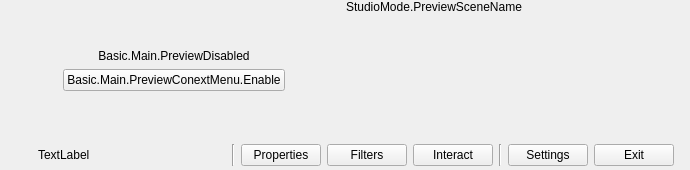
  <widget class="QWidget" name="centralwidget">
   <layout class="QVBoxLayout" name="verticalLayout">
	<property name="spacing">
	 <number>0</number>
	</property>
	<property name="leftMargin">
	 <number>4</number>
	</property>
	<property name="topMargin">
	 <number>0</number>
	</property>
	<property name="rightMargin">
	 <number>4</number>
	</property>
	<property name="bottomMargin">
	 <number>0</number>
	</property>
	<item>
	 <layout class="QHBoxLayout" name="horizontalLayout_2">
	  <item>
	   <layout class="QHBoxLayout" name="previewLayout">
		<property name="spacing">
		 <number>2</number>
		</property>
		<item>
		 <widget class="QFrame" name="previewDisabledWidget">
		  <property name="sizePolicy">
		   <sizepolicy hsizetype="Expanding" vsizetype="Expanding">
			<horstretch>0</horstretch>
			<verstretch>0</verstretch>
		   </sizepolicy>
		  </property>
		  <layout class="QVBoxLayout" name="verticalLayout_7">
		   <item>
			<spacer name="verticalSpacer_2">
			 <property name="orientation">
			  <enum>Qt::Vertical</enum>
			 </property>
			 <property name="sizeHint" stdset="0">
			  <size>
			   <width>20</width>
			   <height>40</height>
			  </size>
			 </property>
			</spacer>
		   </item>
		   <item>
			<widget class="QLabel" name="label">
			 <property name="sizePolicy">
			  <sizepolicy hsizetype="Preferred" vsizetype="Preferred">
			   <horstretch>0</horstretch>
			   <verstretch>0</verstretch>
			  </sizepolicy>
			 </property>
			 <property name="text">
			  <string>Basic.Main.PreviewDisabled</string>
			 </property>
			 <property name="alignment">
			  <set>Qt::AlignCenter</set>
			 </property>
			</widget>
		   </item>
		   <item>
			<layout class="QHBoxLayout" name="horizontalLayout">
			 <item>
			  <spacer name="horizontalSpacer_2">
			   <property name="orientation">
				<enum>Qt::Horizontal</enum>
			   </property>
			   <property name="sizeHint" stdset="0">
				<size>
				 <width>40</width>
				 <height>20</height>
				</size>
			   </property>
			  </spacer>
			 </item>
			 <item>
			  <widget class="QPushButton" name="enablePreviewButton">
			   <property name="text">
				<string>Basic.Main.PreviewConextMenu.Enable</string>
			   </property>
			  </widget>
			 </item>
			 <item>
			  <spacer name="horizontalSpacer_3">
			   <property name="orientation">
				<enum>Qt::Horizontal</enum>
			   </property>
			   <property name="sizeHint" stdset="0">
				<size>
				 <width>40</width>
				 <height>20</height>
				</size>
			   </property>
			  </spacer>
			 </item>
			</layout>
		   </item>
		   <item>
			<spacer name="verticalSpacer_3">
			 <property name="orientation">
			  <enum>Qt::Vertical</enum>
			 </property>
			 <property name="sizeHint" stdset="0">
			  <size>
			   <width>20</width>
			   <height>40</height>
			  </size>
			 </property>
			</spacer>
		   </item>
		  </layout>
		 </widget>
		</item>
		<item>
		 <layout class="QVBoxLayout" name="previewTextLayout">
		  <property name="spacing">
		   <number>0</number>
		  </property>
		  <item>
		   <widget class="QLabel" name="previewLabel">
			<property name="sizePolicy">
			 <sizepolicy hsizetype="Ignored" vsizetype="Preferred">
			  <horstretch>0</horstretch>
			  <verstretch>0</verstretch>
			 </sizepolicy>
			</property>
			<property name="text">
			 <string>StudioMode.PreviewSceneName</string>
			</property>
			<property name="alignment">
			 <set>Qt::AlignLeading|Qt::AlignLeft|Qt::AlignVCenter</set>
			</property>
			<property name="themeID" stdset="0">
			 <string>previewProgramLabels</string>
			</property>
		   </widget>
		  </item>
		  <item>
		   <widget class="OBSBasicPreview" name="preview">
			<property name="sizePolicy">
			 <sizepolicy hsizetype="Expanding" vsizetype="Expanding">
			  <horstretch>0</horstretch>
			  <verstretch>0</verstretch>
			 </sizepolicy>
			</property>
			<property name="minimumSize">
			 <size>
			  <width>32</width>
			  <height>32</height>
			 </size>
			</property>
			<property name="focusPolicy">
			 <enum>Qt::ClickFocus</enum>
			</property>
			<property name="contextMenuPolicy">
			 <enum>Qt::CustomContextMenu</enum>
			</property>
			<addaction name="actionRemoveSource"/>
		   </widget>
		  </item>
		 </layout>
		</item>
	   </layout>
	  </item>
	 </layout>
	</item>
	<item>
	 <widget class="QFrame" name="contextContainer">
	  <property name="sizePolicy">
	   <sizepolicy hsizetype="Preferred" vsizetype="Preferred">
		<horstretch>0</horstretch>
		<verstretch>0</verstretch>
	   </sizepolicy>
	  </property>
	  <property name="minimumSize">
	   <size>
		<width>0</width>
		<height>0</height>
	   </size>
	  </property>
	  <layout class="QHBoxLayout" name="horizontalLayout9">
	   <property name="spacing">
		<number>6</number>
	   </property>
	   <property name="sizeConstraint">
		<enum>QLayout::SetDefaultConstraint</enum>
	   </property>
	   <property name="leftMargin">
		<number>6</number>
	   </property>
	   <property name="topMargin">
		<number>4</number>
	   </property>
	   <property name="rightMargin">
		<number>6</number>
	   </property>
	   <property name="bottomMargin">
		<number>4</number>
	   </property>
	   <item>
		<widget class="QFrame" name="contextSubContainer">
		 <property name="sizePolicy">
		  <sizepolicy hsizetype="Preferred" vsizetype="Preferred">
		   <horstretch>0</horstretch>
		   <verstretch>0</verstretch>
		  </sizepolicy>
		 </property>
		 <property name="minimumSize">
		  <size>
		   <width>0</width>
		   <height>0</height>
		  </size>
		 </property>
		 <layout class="QHBoxLayout" name="horizontalLayout_5">
		  <property name="spacing">
		   <number>6</number>
		  </property>
		  <property name="leftMargin">
		   <number>0</number>
		  </property>
		  <property name="topMargin">
		   <number>0</number>
		  </property>
		  <property name="rightMargin">
		   <number>0</number>
		  </property>
		  <property name="bottomMargin">
		   <number>0</number>
		  </property>
		  <item>
		   <widget class="QLabel" name="contextSourceIcon">
			<property name="sizePolicy">
			 <sizepolicy hsizetype="Fixed" vsizetype="Fixed">
			  <horstretch>0</horstretch>
			  <verstretch>0</verstretch>
			 </sizepolicy>
			</property>
			<property name="minimumSize">
			 <size>
			  <width>22</width>
			  <height>22</height>
			 </size>
			</property>
			<property name="maximumSize">
			 <size>
			  <width>22</width>
			  <height>22</height>
			 </size>
			</property>
			<property name="text">
			 <string/>
			</property>
		   </widget>
		  </item>
		  <item>
		   <widget class="QLabel" name="contextSourceLabel">
			<property name="sizePolicy">
			 <sizepolicy hsizetype="Preferred" vsizetype="Fixed">
			  <horstretch>0</horstretch>
			  <verstretch>0</verstretch>
			 </sizepolicy>
			</property>
			<property name="minimumSize">
			 <size>
			  <width>160</width>
			  <height>22</height>
			 </size>
			</property>
			<property name="maximumSize">
			 <size>
			  <width>160</width>
			  <height>22</height>
			 </size>
			</property>
			<property name="text">
			 <string>TextLabel</string>
			</property>
		   </widget>
		  </item>
		  <item>
		   <widget class="QLabel" name="contextSourceIconSpacer">
			<property name="sizePolicy">
			 <sizepolicy hsizetype="Fixed" vsizetype="Fixed">
			  <horstretch>0</horstretch>
			  <verstretch>0</verstretch>
			 </sizepolicy>
			</property>
			<property name="minimumSize">
			 <size>
			  <width>22</width>
			  <height>22</height>
			 </size>
			</property>
			<property name="maximumSize">
			 <size>
			  <width>22</width>
			  <height>22</height>
			 </size>
			</property>
			<property name="text">
			 <string/>
			</property>
		   </widget>
		  </item>
		  <item>
		   <widget class="Line" name="line_3">
			<property name="orientation">
			 <enum>Qt::Vertical</enum>
			</property>
		   </widget>
		  </item>
		  <item>
		   <widget class="QPushButton" name="sourcePropertiesButton">
			<property name="sizePolicy">
			 <sizepolicy hsizetype="Minimum" vsizetype="Fixed">
			  <horstretch>0</horstretch>
			  <verstretch>0</verstretch>
			 </sizepolicy>
			</property>
			<property name="minimumSize">
			 <size>
			  <width>0</width>
			  <height>22</height>
			 </size>
			</property>
			<property name="toolTip">
			 <string>SourceProperties</string>
			</property>
			<property name="text">
			 <string>Properties</string>
			</property>
			<property name="icon">
			 <iconset resource="obs.qrc">
			  <normaloff>:/settings/images/settings/general.svg</normaloff>:/settings/images/settings/general.svg</iconset>
			</property>
			<property name="flat">
			 <bool>false</bool>
			</property>
			<property name="themeID2" stdset="0">
			 <string notr="true">contextBarButton</string>
			</property>
		   </widget>
		  </item>
		  <item>
		   <widget class="QPushButton" name="sourceFiltersButton">
			<property name="minimumSize">
			 <size>
			  <width>0</width>
			  <height>22</height>
			 </size>
			</property>
			<property name="toolTip">
			 <string>SourceFilters</string>
			</property>
			<property name="text">
			 <string>Filters</string>
			</property>
			<property name="icon">
			 <iconset resource="obs.qrc">
			  <normaloff>:/res/images/filter.svg</normaloff>:/res/images/filter.svg</iconset>
			</property>
			<property name="flat">
			 <bool>false</bool>
			</property>
			<property name="themeID2" stdset="0">
			 <string notr="true">contextBarButton</string>
			</property>
		   </widget>
		  </item>
		  <item>
		   <widget class="QPushButton" name="sourceInteractButton">
			<property name="minimumSize">
			 <size>
			  <width>0</width>
			  <height>22</height>
			 </size>
			</property>
			<property name="toolTip">
			 <string>Interact</string>
			</property>
			<property name="text">
			 <string>Interact</string>
			</property>
			<property name="icon">
			 <iconset resource="obs.qrc">
			  <normaloff>:/res/images/interact.svg</normaloff>:/res/images/interact.svg</iconset>
			</property>
			<property name="flat">
			 <bool>false</bool>
			</property>
			<property name="themeID2" stdset="0">
			 <string notr="true">contextBarButton</string>
			</property>
		   </widget>
		  </item>
		  <item>
		   <widget class="Line" name="line">
			<property name="orientation">
			 <enum>Qt::Vertical</enum>
			</property>
		   </widget>
		  </item>
			 <item>
				 <widget class="QPushButton" name="settingsButton">
					 <property name="minimumSize">
						 <size>
							 <width>0</width>
							 <height>22</height>
						 </size>
					 </property>
					 <property name="toolTip">
						 <string>Settings</string>
					 </property>
					 <property name="text">
						 <string>Settings</string>
					 </property>
					 <property name="flat">
						 <bool>false</bool>
					 </property>
					 <property name="themeID2" stdset="0">
						 <string notr="true">contextBarButton</string>
					 </property>
				 </widget>
			 </item>
			 <item>
				 <widget class="QPushButton" name="exitButton">
					 <property name="minimumSize">
						 <size>
							 <width>0</width>
							 <height>22</height>
						 </size>
					 </property>
					 <property name="toolTip">
						 <string>Exit</string>
					 </property>
					 <property name="text">
						 <string>Exit</string>
					 </property>
					 <property name="flat">
						 <bool>false</bool>
					 </property>
					 <property name="themeID2" stdset="0">
						 <string notr="true">contextBarButton</string>
					 </property>
				 </widget>
			 </item>
		 </layout>
		</widget>
	   </item>
	   <item>
		<widget class="QFrame" name="emptySpace">
		 <property name="sizePolicy">
		  <sizepolicy hsizetype="Expanding" vsizetype="Minimum">
		   <horstretch>0</horstretch>
		   <verstretch>0</verstretch>
		  </sizepolicy>
		 </property>
		 <property name="minimumSize">
		  <size>
		   <width>0</width>
		   <height>22</height>
		  </size>
		 </property>
		 <layout class="QHBoxLayout" name="horizontalLayout_6">
		  <property name="spacing">
		   <number>0</number>
		  </property>
		  <property name="leftMargin">
		   <number>0</number>
		  </property>
		  <property name="topMargin">
		   <number>0</number>
		  </property>
		  <property name="rightMargin">
		   <number>0</number>
		  </property>
		  <property name="bottomMargin">
		   <number>0</number>
		  </property>
		 </layout>
		</widget>
	   </item>
	  </layout>
	 </widget>
	</item>
   </layout>
  </widget>
